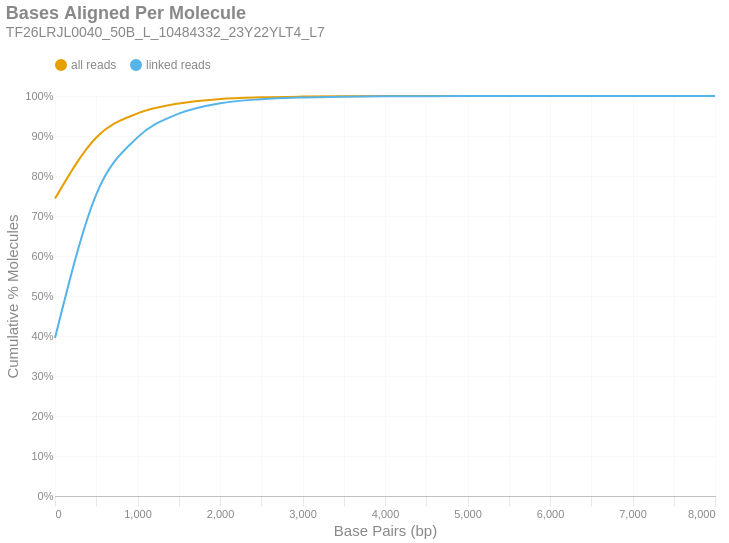

The notebook cell this image was saved under:
### Markdown cell above
### Bases Aligned Per Molecule
This is a cumulative frequency distribution showing the number of base pairs aligned per unique molecule. These data are shown in 500 bp bins. There are two distributions: one with `all reads` (yellow) and another with only `linked reads` (blue). The percent of molecules in the `linked reads` distribution is relative to the total number of linked molecules.

### Code cell
if SKIPLR:
    print_html(f"Skipped")
else:
    binned_df = consolidated_hist(valids['aligned_bp'], mask, 500, True)
    with SafeRender(binned_df):
        (
            density_plot(binned_df, 'Bases Aligned Per Molecule', samplename, 'basesper')
            .encode(
                x=alt.X('bin:Q', title="Base Pairs (bp)").axis(tickMinStep=500).scale(padding=0),
                y=alt.Y('value:Q', title='Cumulative % Molecules')
                    .axis(format='%')
                    .scale(domain = [0,1])
                    .stack(False),
                color=alt.Color("key:N").scale(domain = ["all reads", "linked reads"]),
                tooltip = [
                    alt.Tooltip("key:N", title = "Data Type"),
                    alt.Tooltip("range_label:N", title="Bases Aligned Per Molecule"),
                    alt.Tooltip("value:Q", format = ".2%", title="% Molecules (Cum.)")
                ]
            )
        ).display()

### Figure 1 — Vega-Lite specification as saved in the notebook (floating-point values rounded to 4 significant figures)
{"width": "container", "height": 400, "config": {"title": {"anchor": "start", "dy": -15, "fontSize": 18, "color": "#888888", "subtitleColor": "#888888", "subtitleFontSize": 14}, "arc": {"fill": "#0072B2"}, "axis": {"domainColor": "#888888", "domainWidth": 0.5, "gridWidth": 0.2, "grid": false, "titleFontWeight": 400, "titleFontSize": 15, "labelFontSize": 11, "labelColor": "#888888", "tickColor": "#888888", "tickWidth": 0.2, "titleColor": "#888888"}, "axisBand": {"grid": false}, "axisX": {"grid": true, "tickSize": 10, "domainCap": "round"}, "axisY": {"domain": false, "grid": true, "tickSize": 0, "domainCap": "round"}, "background": "transparent", "header": {"labelFontSize": 15, "labelColor": "#888888", "titleFontSize": 15, "titleFontWeight": 600, "titleColor": "#888888"}, "legend": {"labelFont": "sans-serif", "labelFontSize": 12, "labelColor": "#888888", "symbolSize": 100, "symbolType": "circle", "titleFontSize": 12, "titlePadding": 10, "titleColor": "#888888", "title": null, "orient": "top"}, "range": {"category": ["#E69F00", "#56B4E9", "#009E73", "#F0E442", "#0072B2", "#D55E00", "#CC79A7", "#000000"], "diverging": ["#cfe8f3", "#a2d4ec", "#73bfe2", "#46abdb", "#1696d2", "#12719e"]}, "area": {"fill": "#0072B2", "fillOpacity": 0.7, "line": true, "strokeOpacity": 0.7}, "line": {"color": "#0072B2", "stroke": "#0072B2", "strokeWidth": 2}, "trail": {"color": "#0072B2", "stroke": "#0072B2", "strokeWidth": 0, "size": 1}, "point": {"filled": true, "fillOpacity": 1.0, "size": 95}, "text": {"color": "#888888", "fontSize": 11, "align": "right", "fontWeight": 400, "size": 11}, "bar": {"fill": "#0072B2", "stroke": null}, "view": {"stroke": null, "continuousWidth": 660, "continuousHeight": 400}}, "data": {"name": "data-679f2c02f70687694d4c4de4a4a26bb1"}, "mark": {"type": "line", "interpolate": "monotone", "point": {"opacity": 0, "size": 275}}, "encoding": {"color": {"field": "key", "scale": {"domain": ["all reads", "linked reads"]}, "type": "nominal"}, "tooltip": [{"field": "key", "title": "Data Type", "type": "nominal"}, {"field": "range_label", "title": "Bases Aligned Per Molecule", "type": "nominal"}, {"field": "value", "format": ".2%", "title": "% Molecules (Cum.)", "type": "quantitative"}], "x": {"axis": {"tickMinStep": 500}, "field": "bin", "scale": {"padding": 0}, "title": "Base Pairs (bp)", "type": "quantitative"}, "y": {"axis": {"format": "%"}, "field": "value", "scale": {"domain": [0, 1]}, "stack": false, "title": "Cumulative % Molecules", "type": "quantitative"}}, "params": [{"name": "param_c36ac31b6afebe62", "select": {"type": "point", "fields": ["key"]}, "bind": "legend"}], "title": {"text": "Bases Aligned Per Molecule", "subtitle": "TF26LRJL0040_50B_L_10484332_23Y22YLT4_L7"}, "transform": [{"fold": ["all reads (cumsum)", "linked reads (cumsum)"]}, {"calculate": "replace(datum.key, ' (cumsum)', '')", "as": "key"}, {"filter": {"param": "param_c36ac31b6afebe62"}}], "usermeta": {"embedOptions": {"downloadFileName": "TF26LRJL0040_50B_L_10484332_23Y22YLT4_L7.basesper"}}, "$schema": "https://vega.github.io/schema/vega-lite/v6.4.1.json", "datasets": {"data-679f2c02f70687694d4c4de4a4a26bb1": [{"bin": "0.0", "interval": "0.0-500.0", "all reads": 0.7435, "linked reads": 0.395, "all reads (cumsum)": 0.7435, "linked reads (cumsum)": 0.395, "range_label": "0-499"}, {"bin": "500.0", "interval": "500.0-1000.0", "all reads": 0.1528, "linked reads": 0.3588, "all reads (cumsum)": 0.8962, "linked reads (cumsum)": 0.7538, "range_label": "500-999"}, {"bin": "1000.0", "interval": "1000.0-1500.0", "all reads": 0.06022, "linked reads": 0.1428, "all reads (cumsum)": 0.9565, "linked reads (cumsum)": 0.8966, "range_label": "1000-1499"}, {"bin": "1500.0", "interval": "1500.0-2000.0", "all reads": 0.02494, "linked reads": 0.0592, "all reads (cumsum)": 0.9814, "linked reads (cumsum)": 0.9558, "range_label": "1500-1999"}, {"bin": "2000.0", "interval": "2000.0-2500.0", "all reads": 0.01095, "linked reads": 0.02599, "all reads (cumsum)": 0.9923, "linked reads (cumsum)": 0.9818, "range_label": "2000-2499"}, {"bin": "2500.0", "interval": "2500.0-3000.0", "all reads": 0.004272, "linked reads": 0.01014, "all reads (cumsum)": 0.9966, "linked reads (cumsum)": 0.992, "range_label": "2500-2999"}, {"bin": "3000.0", "interval": "3000.0-3500.0", "all reads": 0.001866, "linked reads": 0.00443, "all reads (cumsum)": 0.9985, "linked reads (cumsum)": 0.9964, "range_label": "3000-3499"}, {"bin": "3500.0", "interval": "3500.0-4000.0", "all reads": 0.0008463, "linked reads": 0.002009, "all reads (cumsum)": 0.9993, "linked reads (cumsum)": 0.9984, "range_label": "3500-3999"}, {"bin": "4000.0", "interval": "4000.0-4500.0", "all reads": 0.0003794, "linked reads": 0.0009009, "all reads (cumsum)": 0.9997, "linked reads (cumsum)": 0.9993, "range_label": "4000-4499"}, {"bin": "4500.0", "interval": "4500.0-5000.0", "all reads": 0.0001541, "linked reads": 0.0003659, "all reads (cumsum)": 0.9999, "linked reads (cumsum)": 0.9997, "range_label": "4500-4999"}, {"bin": "5000.0", "interval": "5000.0-5500.0", "all reads": 7.21e-05, "linked reads": 0.0001712, "all reads (cumsum)": 0.9999, "linked reads (cumsum)": 0.9998, "range_label": "5000-5499"}, {"bin": "5500.0", "interval": "5500.0-6000.0", "all reads": 3.425e-05, "linked reads": 8.132e-05, "all reads (cumsum)": 1.0, "linked reads (cumsum)": 0.9999, "range_label": "5500-5999"}, {"bin": "6000.0", "interval": "6000.0-6500.0", "all reads": 1.532e-05, "linked reads": 3.638e-05, "all reads (cumsum)": 1.0, "linked reads (cumsum)": 1.0, "range_label": "6000-6499"}, {"bin": "6500.0", "interval": "6500.0-7000.0", "all reads": 9.013e-06, "linked reads": 2.14e-05, "all reads (cumsum)": 1.0, "linked reads (cumsum)": 1.0, "range_label": "6500-6999"}, {"bin": "7000.0", "interval": "7000.0-7500.0", "all reads": 4.506e-06, "linked reads": 1.07e-05, "all reads (cumsum)": 1.0, "linked reads (cumsum)": 1.0, "range_label": "7000-7499"}, {"bin": "7500.0", "interval": "7500.0-8000.0", "all reads": 9.013e-07, "linked reads": 2.14e-06, "all reads (cumsum)": 1.0, "linked reads (cumsum)": 1.0, "range_label": "7500-7999"}, {"bin": "8000.0", "interval": "8000.0-8500.0", "all reads": 9.013e-07, "linked reads": 2.14e-06, "all reads (cumsum)": 1.0, "linked reads (cumsum)": 1.0, "range_label": "8000-8499"}]}}
